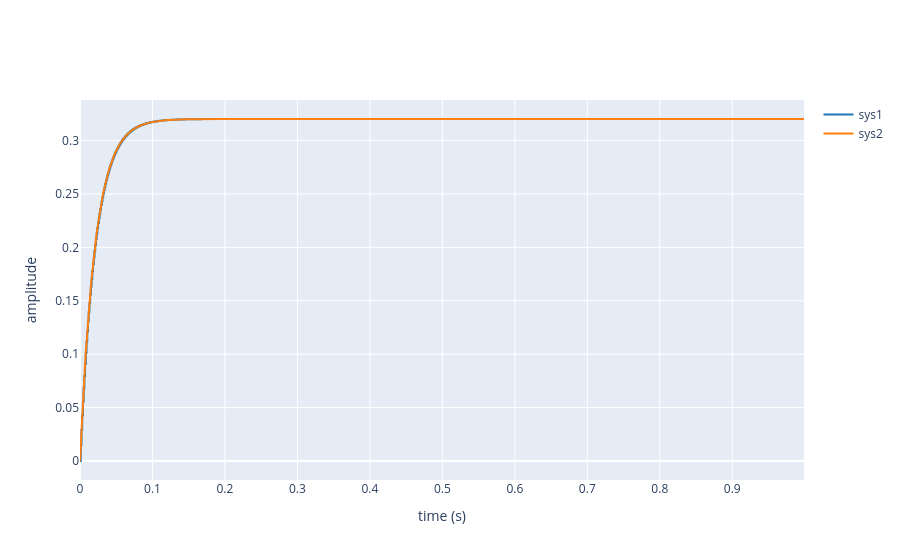

The cell this chart's notebook holds for it:
### Markdown cell above
### Discret

### Code cell
tm_z = np.arange(0, 1, 0.001)
Mt_z_rpm = c2d(Mt_s_rpm, 0.001, 'zoh')
print(Mt_z_rpm)
step([Mt_z_rpm,Mt_s_rpm], t=tm_z)

### Figure 1 — Plotly figure (JSON) as saved in the notebook; plotly's stock layout.template omitted (floating-point values rounded to 4 significant figures; data arrays with more than 128 entries replaced by an {"elided": "..."} marker saying what was removed)
{"data": [{"line": {"color": "#1f77b4", "shape": "hv"}, "mode": "lines", "name": "sys1", "type": "scatter", "x": {"elided": "1000 float values"}, "y": {"elided": "1000 float values"}}, {"line": {"color": "#ff7f0e", "shape": "linear"}, "mode": "lines", "name": "sys2", "type": "scatter", "x": {"elided": "1000 float values"}, "y": {"elided": "1000 float values"}}], "layout": {"xaxis": {"title": {"text": "time (s)"}, "type": "linear"}, "yaxis": {"title": {"text": "amplitude"}, "type": "linear"}}}
